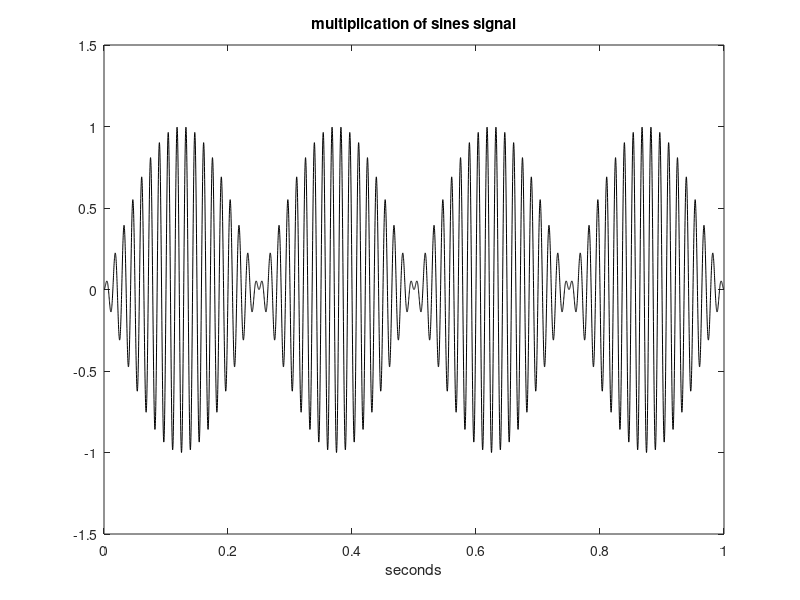

Recreate this plot in MATLAB.
% Multiplication of sines signal
fx=70; %signal frequency in Hz
wx=2*pi*fx; %signal frequency in rad/s
fz=2; %signal frequency in Hz
wz=2*pi*fz; %signal frequency in rad/s
fs=6000; %sampling frequency in Hz
tiv=1/fs; %time interval between samples;
t=0:tiv:(8-tiv); %time intervals set (8 seconds)
y=sin(wx*t).*sin(wz*t); %signal data set
sound(y,fs); %sound
t=0:tiv:(1-tiv); %time intervals set (1 second)
y=sin(wx*t).*sin(wz*t); %signal data set
plot(t,y,'k'); %plots figure
axis([0 1 -1.5 1.5]);
xlabel('seconds'); title('multiplication of sines signal');